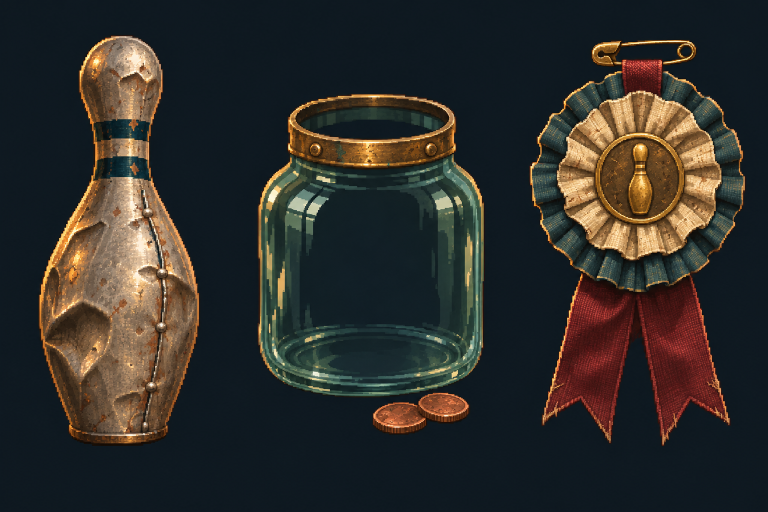
#> input picture assets/items/d09/source.AV-H3-B.png, 1536 x 1024 px (shown at 1/2 size)
$ python author_card_mattes.py
#> lines starting #> are read from the running program, lines starting #| are printed output that depends on the picture; after the words box and inside, x2 and y2 are one past the last pixel; in counts of white or black regions, pixels touching at a corner belong together
"""AV-FIX1 (owner, 2026-11-17): transparent card art for seven House items whose
generated source sheets were saved on an opaque plate (about #0F181F).

For each item, the card region is cut from its unchanged source sheet and given an
alpha matte:
  1. the plate colour is the median of the region's border pixels;
  2. the background is the area connected to the region's edge whose colour is
     within HIGH of the plate (a flood fill, so dark parts inside the subject stay),
     plus enclosed pockets that are large and on average plate colour (inside a
     ring, between handles);
  3. alpha is 0 within LOW of the plate and eases to 1 at HIGH (a soft edge);
  4. the plate colour is removed from soft-edge pixels (no dark fringe).
The result is saved beside the sheet as matte.<item>.png, and the item's card, icon
and reduced-motion views are pointed at it. The source sheets are not modified.
Deterministic: the same sheets give the same files. Spare Jar is not here: its
glass shows the plate through it, which a matte cannot fix (left to Codex).

Usage: python3 tools/author_card_mattes.py   (then: python3 tools/qa.py import)
"""
import hashlib
from collections import deque
from pathlib import Path

import numpy as np
from PIL import Image

ROOT = Path(__file__).resolve().parent.parent
# item id: (batch folder, source sheet, region x, y, w, h, LOW, HIGH)
ITEMS = {
    "pin.tin": ("d09", "source.AV-H3-B.png", 32, 32, 416, 896, 10.0, 34.0),
    "charm.consolation_prize": ("d09", "source.AV-H3-B.png", 1032, 48, 480, 880, 10.0, 34.0),
    "consumable.double_take": ("d10", "source.AV-H4-A.png", 32, 160, 464, 700, 10.0, 34.0),
    "consumable.called_shot": ("d10", "source.AV-H4-A.png", 496, 160, 512, 700, 10.0, 34.0),
    "consumable.pin_count": ("d10", "source.AV-H4-A.png", 1024, 160, 512, 700, 10.0, 34.0),
    "charm.cleanup_crew": ("d10", "source.AV-H4-B.png", 0, 40, 768, 900, 10.0, 34.0),
    "charm.lucky_seven": ("d10", "source.AV-H4-B.png", 800, 120, 720, 800, 10.0, 34.0),
}
VIEWS = ("card", "icon", "reduced_motion")
POCKET_MIN = 400 # pixels: an enclosed pocket at least this big may be background
POCKET_PLATE = 12.0 # and its mean distance from the plate colour at most this


def matte(region: np.ndarray, low: float, high: float) -> tuple[np.ndarray, np.ndarray]:
    h, w, _ = region.shape
    border = np.concatenate([region[0], region[-1], region[:, 0], region[:, -1]])
    plate = np.median(border, axis=0)
    dist = np.sqrt(((region - plate) ** 2).sum(axis=2))
    near = dist < high
    background = np.zeros((h, w), bool)
    queue = deque()
    for y in range(h):
        for x in (0, w - 1):
            if near[y, x] and not background[y, x]:
                background[y, x] = True
                queue.append((y, x))
    for x in range(w):
        for y in (0, h - 1):
            if near[y, x] and not background[y, x]:
                background[y, x] = True
                queue.append((y, x))
    while queue:
        y, x = queue.popleft()
        for ny, nx in ((y + 1, x), (y - 1, x), (y, x + 1), (y, x - 1)):
            if 0 <= ny < h and 0 <= nx < w and near[ny, nx] and not background[ny, nx]:
                background[ny, nx] = True
                queue.append((ny, nx))
    # Pockets the subject encloses (inside a ring, between handles): a connected
    # patch of near-plate colour that is large and, on average, plate itself is
    # background too. Small or merely dark details inside the subject are kept.
    seen = background.copy()
    for sy in range(h):
        for sx in range(w):
            if not near[sy, sx] or seen[sy, sx]:
                continue
            seen[sy, sx] = True
            patch = [(sy, sx)]
            queue.append((sy, sx))
            while queue:
                y, x = queue.popleft()
                for ny, nx in ((y + 1, x), (y - 1, x), (y, x + 1), (y, x - 1)):
                    if 0 <= ny < h and 0 <= nx < w and near[ny, nx] and not seen[ny, nx]:
                        seen[ny, nx] = True
                        patch.append((ny, nx))
                        queue.append((ny, nx))
            if len(patch) >= POCKET_MIN:
                ys, xs = zip(*patch)
                if float(dist[ys, xs].mean()) <= POCKET_PLATE:
                    background[ys, xs] = True
    t = np.clip((dist - low) / (high - low), 0.0, 1.0)
    alpha = np.where(background, t * t * (3.0 - 2.0 * t), 1.0)
    a = alpha[..., None]
    rgb = np.where(a > 0.02, (region - (1.0 - a) * plate) / np.maximum(a, 0.02), 0.0)
    rgba = np.dstack([np.clip(rgb, 0, 255), alpha * 255.0]).round().astype(np.uint8)
    return rgba, plate


def view_resource(png: str, w: int, h: int) -> str:
    return ('[gd_resource type="AtlasTexture" load_steps=2 format=3]\n'
            f'[ext_resource type="Texture2D" path="res://{png}" id="1"]\n'
            '[resource]\n'
            'atlas = ExtResource("1")\n'
            f'region = Rect2(0, 0, {w}, {h})\n'
            'filter_clip = true\n')


def main() -> None:
    for item, (batch, sheet, x, y, w, h, low, high) in ITEMS.items():
        folder = ROOT / "assets" / "items" / batch
        source = Image.open(folder / sheet).convert("RGB")
#> source is the input picture: PIL image 1536x1024 RGB; mean R, G, B 48, 46.4, 42.6
        region = np.asarray(source.crop((x, y, x + w, y + h))).astype(np.float32)
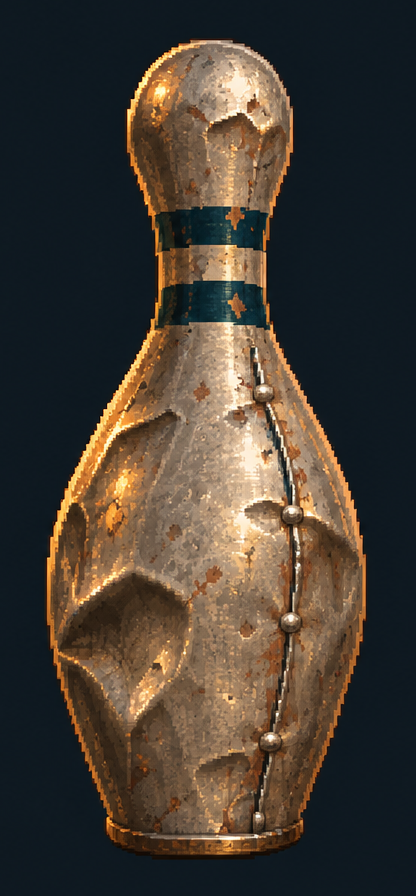
#> region: shape (896, 416, 3) float32; mean R, G, B 69.5, 60.6, 51.2
        rgba, plate = matte(region, low, high)
#> in matte, `border = np.concatenate([region[0], region[-1], region[:, 0], region[:..`: border = 2624 rows, first 8: [14, 24, 32], [14, 25, 32], [15, 25, 33], [15, 25, 33], [15, 25, 33], [14, 24, 33], [14, 24, 33], [14, 24, 32]
#> in matte, `plate = np.median(border, axis=0)`: plate = [14, 25, 32]
#> in matte, `dist = np.sqrt(((region - plate) ** 2).sum(axis=2))`:
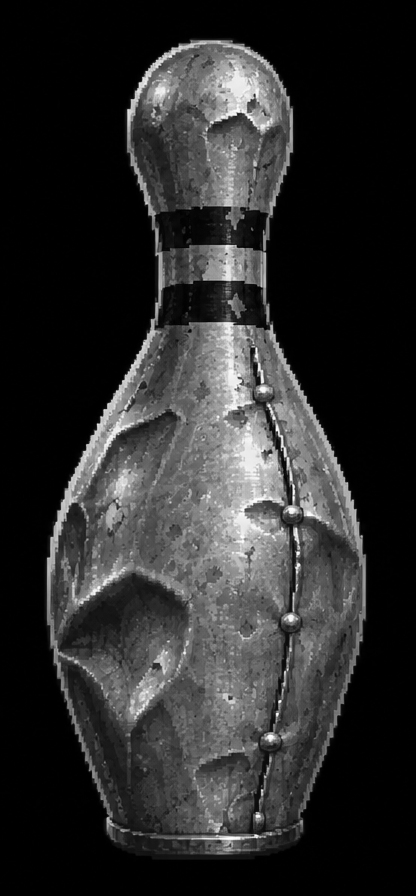
#> dist: shape (896, 416) float32; min 0, max 400.9, mean 70.7; drawn with min black and max white
#> in matte, `near = dist < high`:
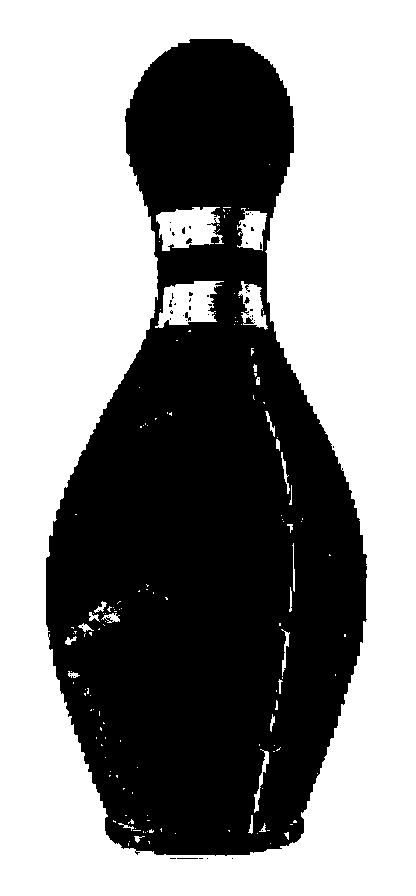
#> near: shape (896, 416) bool; 56.2% white; 46 black regions (41 under 20 px), largest, box (x1, y1, x2, y2) and area: (46, 39, 367, 856) 163028, (185, 312, 191, 321) 27, (186, 238, 192, 244) 25, (244, 297, 250, 304) 23, (177, 858, 198, 859) 21
#> after the loop in matte, `for y in range(h):`: background: shape (896, 416) bool; 0.48% white in thin lines or dots
#> after the loop in matte, `for x in range(w):`:
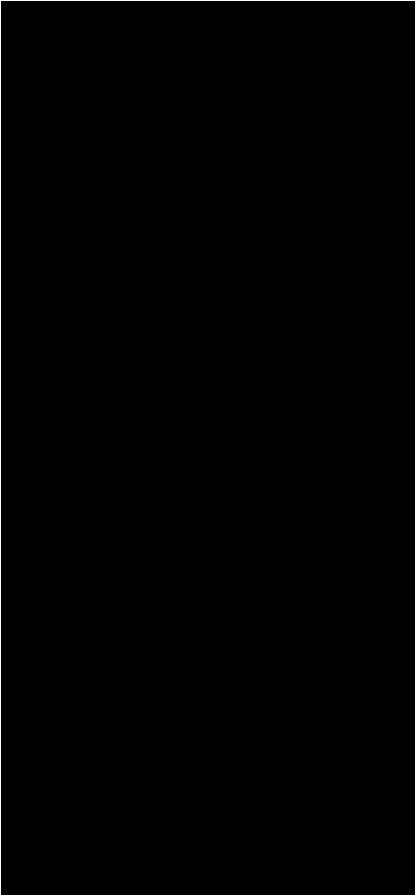
#> background: shape (896, 416) bool; 0.7% white in thin lines or dots
#> after the loop in matte, `while queue:`: background: shape (896, 416) bool; 54.2% white; 7 black regions (5 under 20 px), largest, box (x1, y1, x2, y2) and area: (46, 39, 367, 856) 170641, (177, 858, 198, 859) 21
#> in matte, `t = np.clip((dist - low) / (high - low), 0.0, 1.0)`:
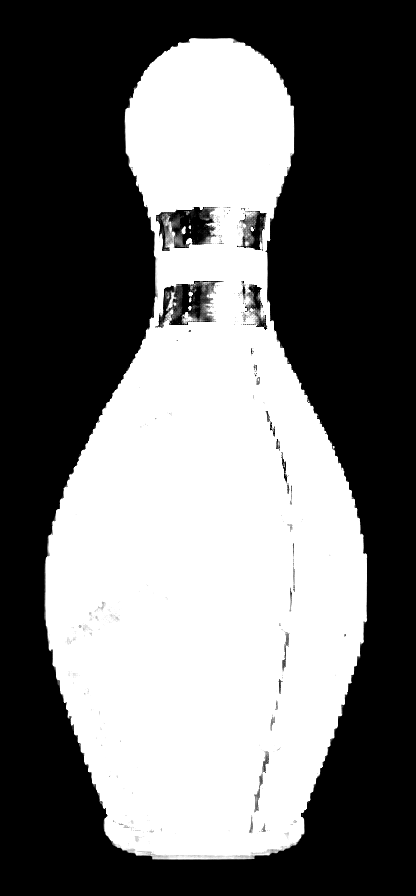
#> t: shape (896, 416) float32; min 0, max 1, mean 0.451
#> in matte, `rgb = np.where(a > 0.02, (region - (1.0 - a) * plate) / np.maximum(a, ..`:
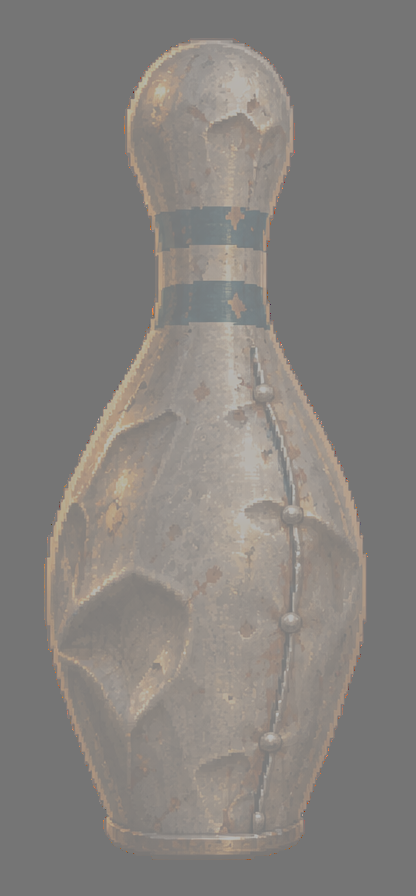
#> rgb: shape (896, 416, 3) float32; mean of channels 0, 1, 2 62, 47.5, 33.8; drawn with min black and max white
#> in matte, `rgba = np.dstack([np.clip(rgb, 0, 255), alpha * 255.0]).round().astype..`:
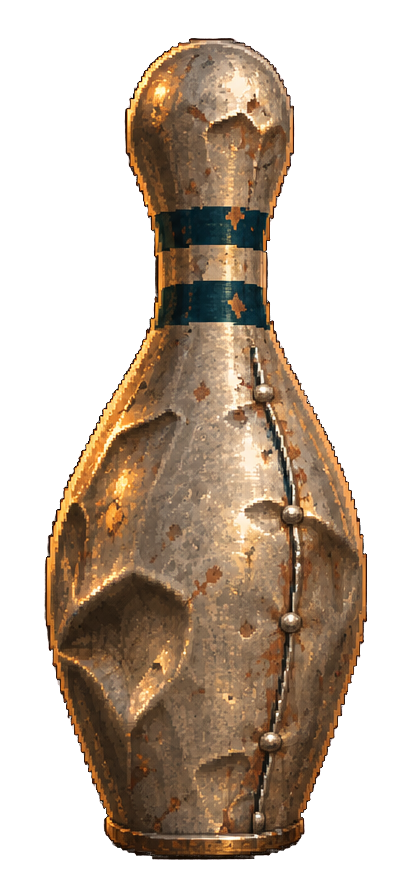
#> rgba: shape (896, 416, 4); mean of channels 0, 1, 2, 3 62, 47.6, 34, 117.9; transparent parts drawn white
#> plate = [14, 25, 32]
        out = folder / f"matte.{item}.png"
        Image.fromarray(rgba, "RGBA").save(out, optimize=False)
        rel = out.relative_to(ROOT).as_posix()
        for view in VIEWS:
            (folder / f"{view}.{item}.tres").write_text(view_resource(rel, w, h))
        transparent = float((rgba[..., 3] == 0).mean())
#> transparent = 0.533
        digest = hashlib.sha256(out.read_bytes()).hexdigest()
        print(f"{item}\t{rel}\t{w}x{h}\tplate #{''.join('%02x' % int(round(c)) for c in plate)}\ttransparent {transparent:.0%}\tsha256 {digest}")
#| pin.tin	assets/items/d09/matte.pin.tin.png	416x896	plate #0e1920	transparent 53%	sha256 cf0f20066223182db5f14a9ef094a387f9fd179ca4fd7bf410103ca885dead58
#> pass 3 of the loop in main, `for item, (batch, sheet, x, y, w, h, low, high) in ITEMS.items():`:
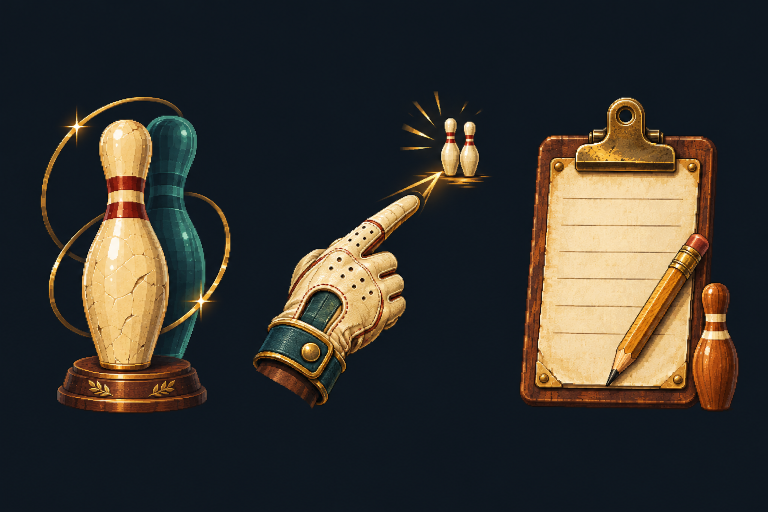
#> input picture assets/items/d10/source.AV-H4-A.png, 1536 x 1024 px (shown at 1/2 size)
#> in main, source is the input picture: PIL image 1536x1024 RGB; mean R, G, B 55.3, 52.1, 46.2
#> region: shape (700, 464, 3) float32
#> border = 2328 rows, first 8: [15, 23, 32], [15, 23, 31], [15, 22, 31], [14, 22, 31], [14, 22, 31], [14, 22, 31], [15, 23, 31], [15, 23, 31]
#> in matte (call 3), `plate = np.median(border, axis=0)`: plate = [15, 23, 32]
#> dist: shape (700, 464) float32
#> near: shape (700, 464) bool; 64.2% white; 59 black regions (52 under 20 px), largest, box (x1, y1, x2, y2) and area: (49, 34, 429, 665) 115795, (265, 212, 276, 241) 169, (287, 92, 299, 125) 103
#> after the loop in matte (call 3), `for x in range(w):`:
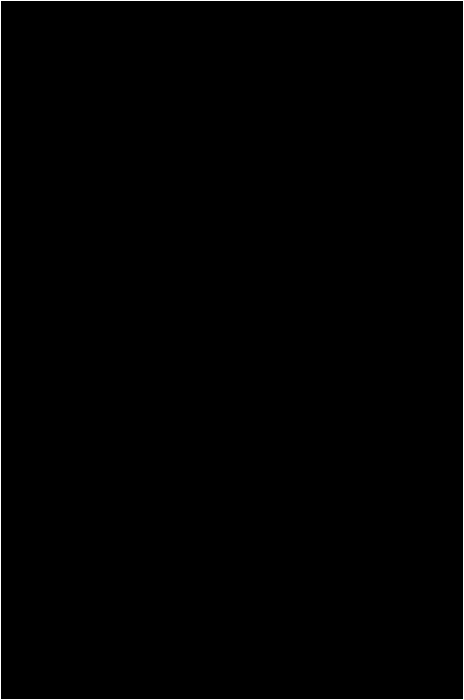
#> background: shape (700, 464) bool; 0.72% white in thin lines or dots
#> t: shape (700, 464) float32
#> alpha: shape (700, 464) float32
#> rgb: shape (700, 464, 3) float32
#> in matte (call 3), `rgba = np.dstack([np.clip(rgb, 0, 255), alpha * 255.0]).round().astype..`:
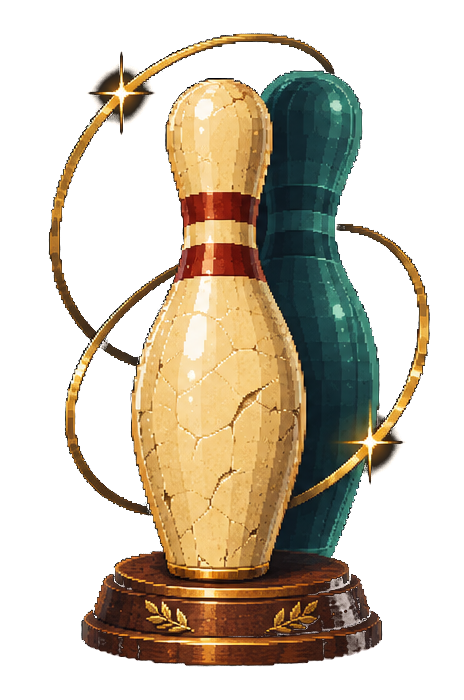
#> rgba: shape (700, 464, 4); mean of channels 0, 1, 2, 3 58.4, 48.2, 31.7, 107.4; transparent parts drawn white
#> transparent = 0.566
#| consumable.double_take	assets/items/d10/matte.consumable.double_take.png	464x700	plate #0f1720	transparent 57%	sha256 079a67852758f218d15013049bd236a6fa83a68787dc4dd02c6212d87fb47cf5
#> the loop made 7 passes; the first 3 are shown


if __name__ == "__main__":
    main()
